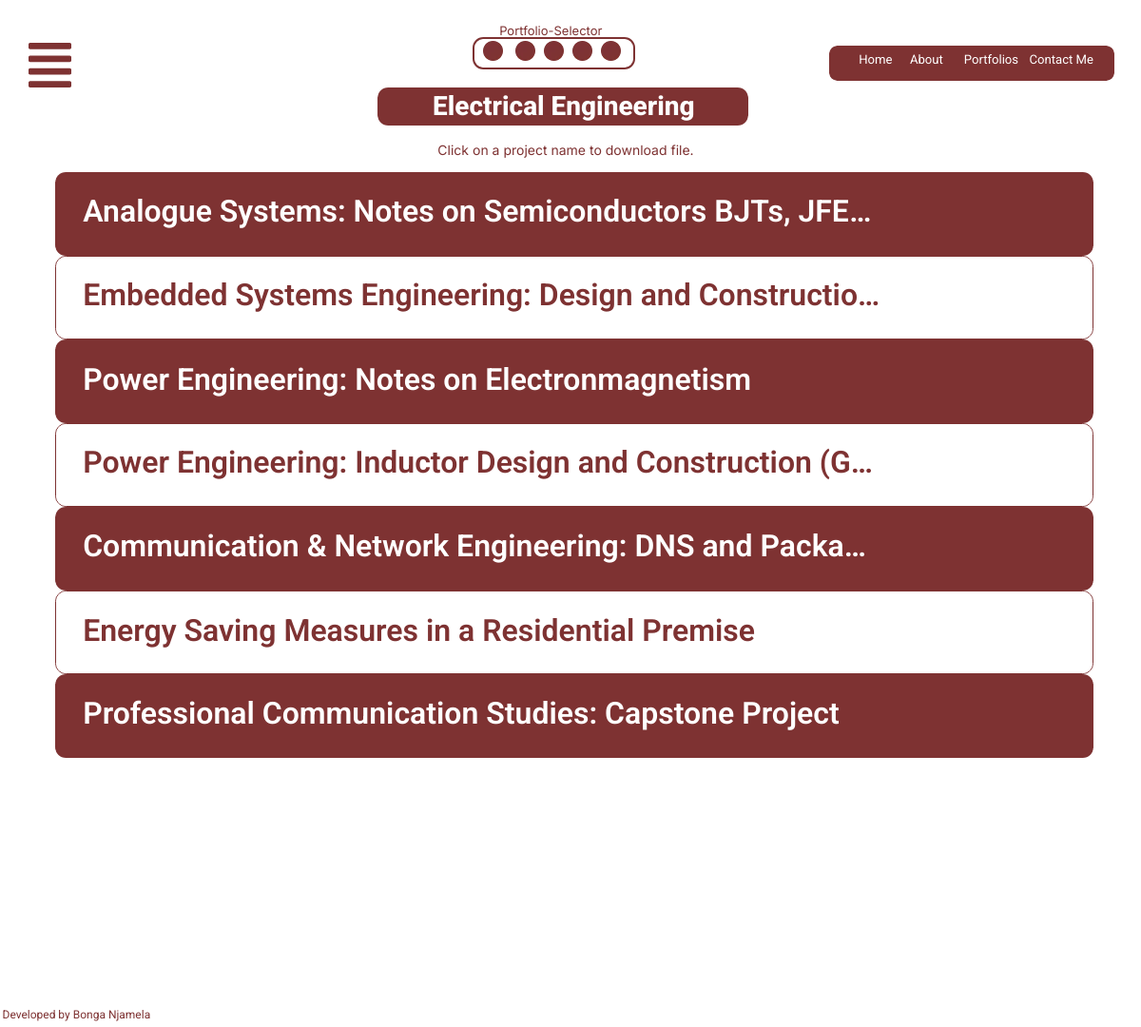
Before: /eleceng/ with the older database file.
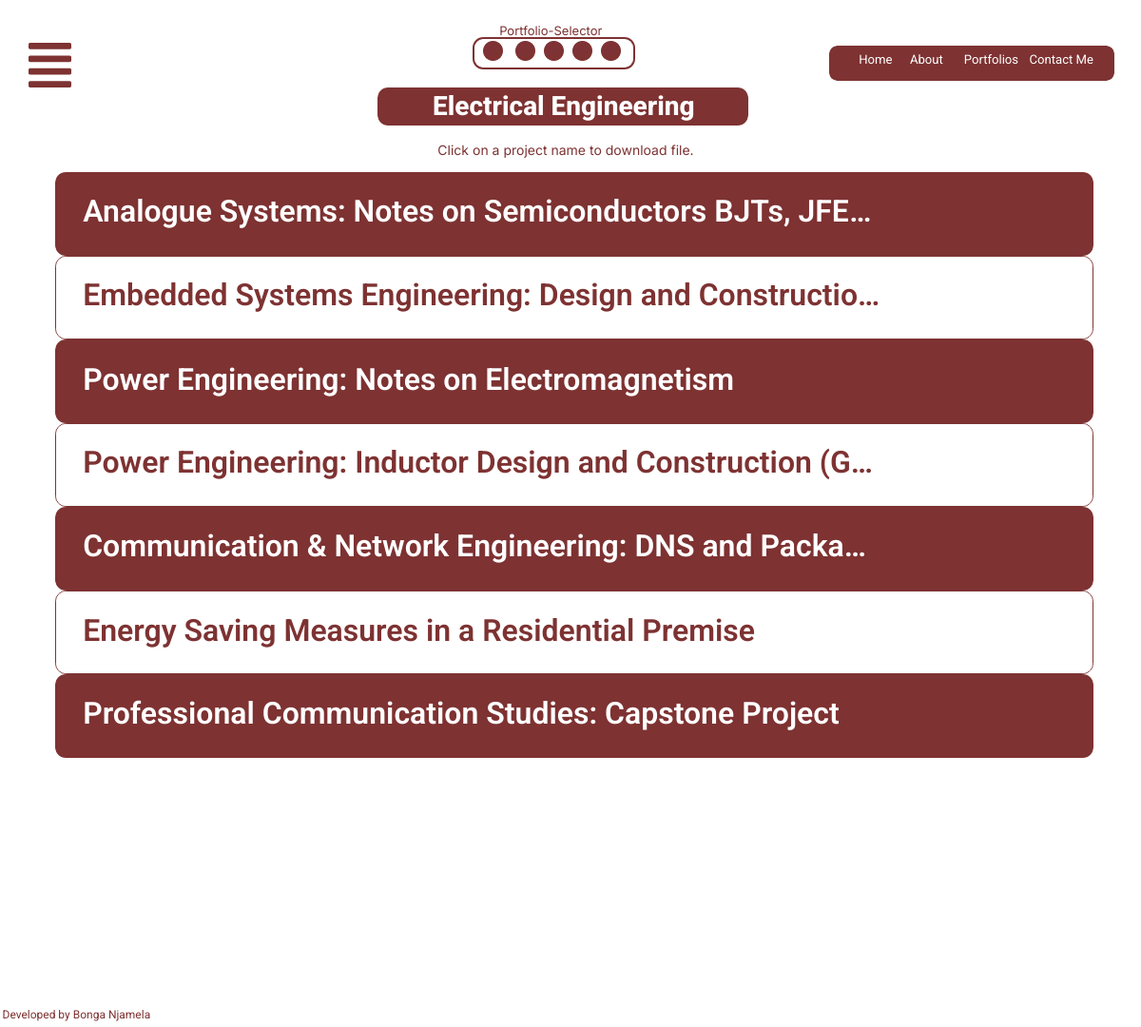
After: the same page with the newer database file.
### base/models.py (models this page shows, shortened)
class Portfolio(models.Model):
    class Meta:
        verbose_name_plural = "Projects"
        verbose_name = "Portfolio"
    name = models.CharField(max_length=200)
    zipproject = models.FileField(blank=True, null=True, upload_to="staticfiles/portfolio")
    tarproject = models.FileField(blank=True, null=True, upload_to="staticfiles/portfolio")
    created = models.DateTimeField(auto_now_add=True)
    slug = models.SlugField(null=True, blank=True)

### base/views.py (the view)
# urls.py: path("eleceng/", views.ElecEngPortfolioView.as_view(), name="eleceng"),
class ElecEngPortfolioView(generic.ListView):
    model = Portfolio
    template_name = "elec-eng-page.html"
    def get_queryset(self):
        return super().get_queryset()

### base/context_processors.py (called while the page is built)
def portfolio_context(request):
    portfolio = Portfolio.objects.all()
    return {'portfolio':  portfolio}

### base/template/base/elec-eng-page.html (shortened to what the changed rows need)
{% load static %}
<!DOCTYPE html>
<html lang="english">
  <head>
    <link rel="stylesheet" href="{% static 'cssfiles/style.css' %}" />
  </head>
  <body>
    <div>
      <link href="{% static 'cssfiles/elec-eng-page.css' %}" rel="stylesheet" />
      <div class="elec-eng-page-container">
        <div class="elec-eng-page-elec-eng-page">
          {% for p in portfolio %}
          {% if p.id == 20 %}
          <div class="elec-eng-page-elecengprojanalogcard">
            <img
              src="{% static 'imgsfiles/compengfilescardi664-uz5-200h.png' %}"
              alt="elecengfilescardI664"
              class="elec-eng-page-elecengfilescard"
              onclick="openPopUp('{{p.name}}', '{{p.zipproject.url}}','{{p.tarproject.url}}')"
            />
            <div class="elec-eng-page-text08" onclick="openPopUp('{{p.name}}', '{{p.zipproject.url}}','{{p.tarproject.url}}')">
                {{p.name}}
            </div>
          </div>
          {% elif p.id == 21 %}
          <div class="elec-eng-page-elecengprojstmcard" >
            <img
              src="{% static 'imgsfiles/compengfilescard5283-b68g-200h.png' %}"
              alt="elecengfilescardI664"
              class="elec-eng-page-elecengfilescard1"
              onclick="openPopUp('{{p.name}}', '{{p.zipproject.url}}','{{p.tarproject.url}}')"
            />
            <div class="elec-eng-page-text10" onclick="openPopUp('{{p.name}}', '{{p.zipproject.url}}','{{p.tarproject.url}}')">
                {{p.name}}
            </div>
          </div>
          {% elif p.id == 22 %}
          <div class="elec-eng-page-elecengprojpowercard">
            <img
              src="{% static 'imgsfiles/compengfilescardi665-zwd-200h.png' %}"
              alt="elecengfilescardI665"
              class="elec-eng-page-elecengfilescard2"
              onclick="openPopUp('{{p.name}}', '{{p.zipproject.url}}','{{p.tarproject.url}}')"
            />
            <div class="elec-eng-page-text12" onclick="openPopUp('{{p.name}}', '{{p.zipproject.url}}','{{p.tarproject.url}}')">
              {{p.name}}
            </div>
          </div>
          {% endif %}
          {% endfor %}
            {% include './themeselector.html' %}
              {% include './dropdownmenu.html' %}
              {% include './mediummenu.html' %}
            {%include './projectpopup.html'%}
        </div>
      </div>
    </div>
  </body>
</html>

Changed rows visible on the page:
changed Portfolio: name "Power Engineering: Notes on Electronmagnetism" → "Power Engineering: Notes on Electromagnetism"
